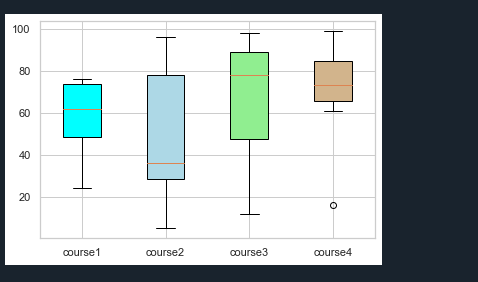

Write Python code to recreate this figure.
import matplotlib.pyplot as plt
value1=[72,76,24,40,57,62,75]
value2=[65,5,91,25,36,32,96]
value3=[23,89,12,78,72,89,98]
value4=[99,73,70,16,81,61,88]
box_plot_data=[value1,value2,value3,value4]
box=plt.boxplot(box_plot_data,vert=1,patch_artist=True,
                labels=['course1','course2','course3','course4'],
                )
colors=['cyan','lightblue','lightgreen','tan']
for patch, color in zip(box['boxes'], colors):
    patch.set_facecolor(color)
plt.show()
